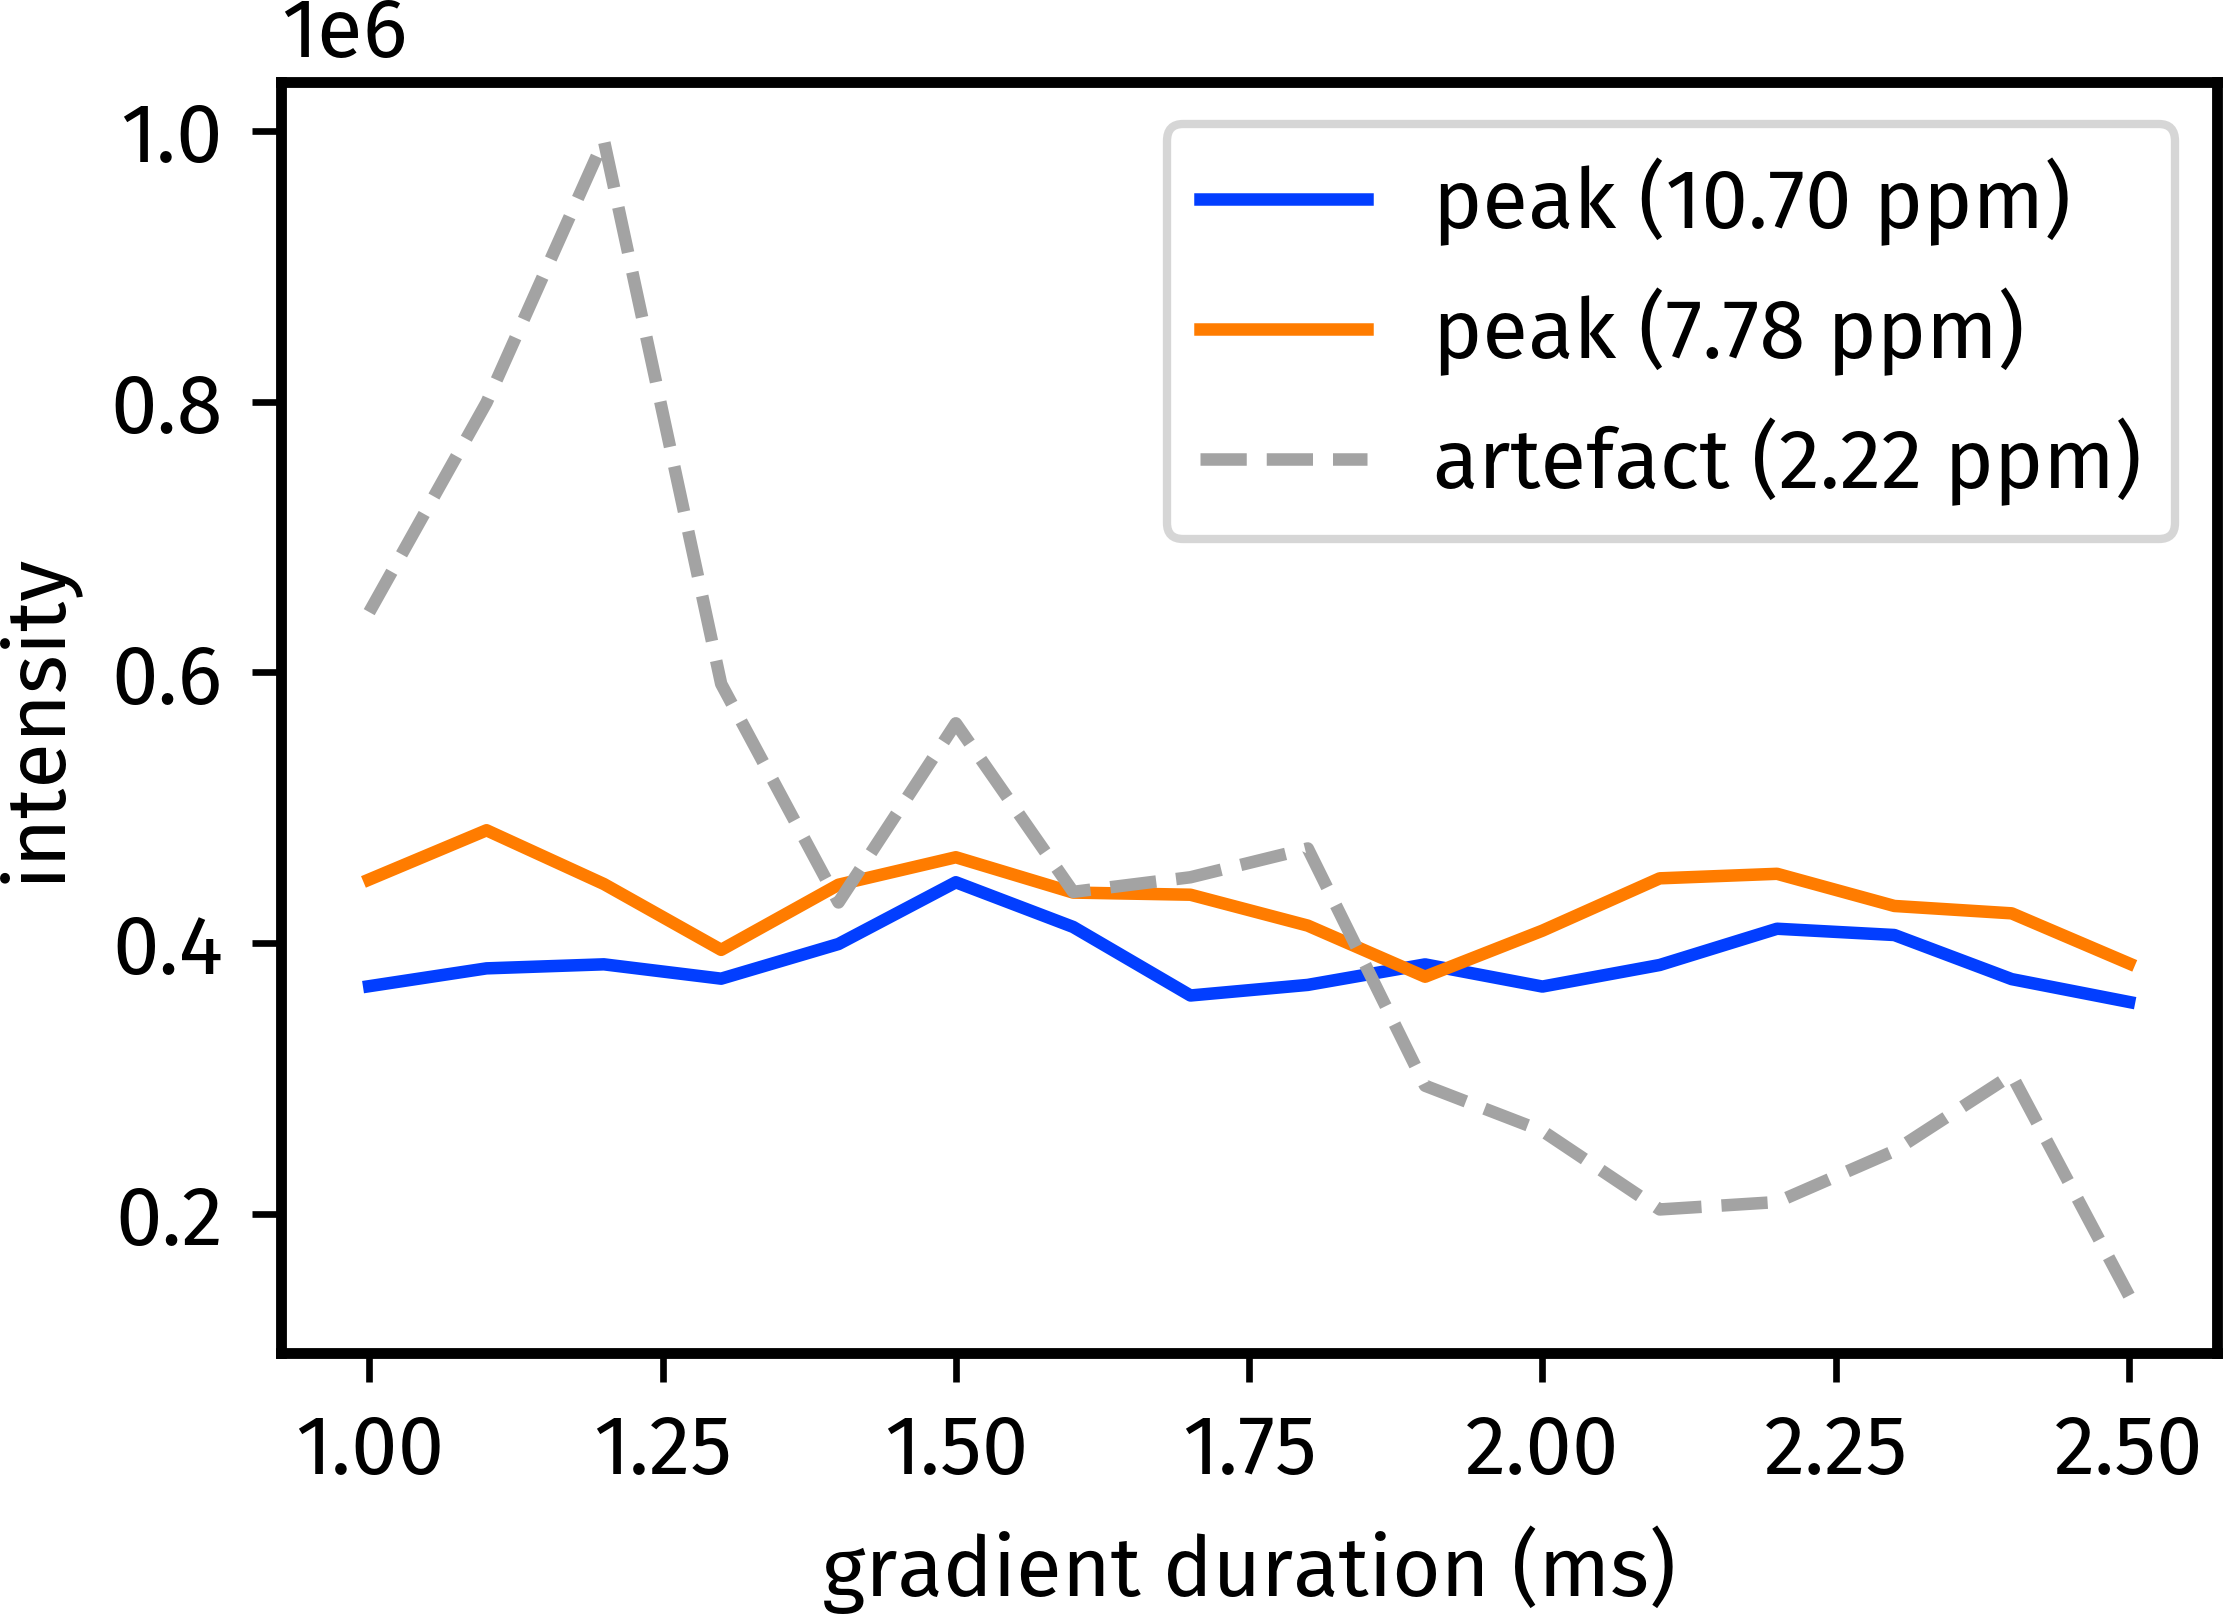

Reproduce this figure in Python.
import penguins as pg
import aptenodytes as apt

apt.thesis()
p = apt.nmrd() / '200926-7z-n15-cnst16-scan'

dss = [pg.read(p, e * 1000 + 1) for e in range(1, 17)]
projs = [ds.f2projp() for ds in dss]
cnst16s = [ds['cnst16'] for ds in dss]

peaks = [10.70, 7.78, 2.22]
margin = 0.4
peak1_ints = [proj.integrate(peaks[0], margin=margin) for proj in projs]
peak2_ints = [proj.integrate(peaks[1], margin=margin) for proj in projs]
artef_ints = [proj.integrate(peaks[2], margin=margin) for proj in projs]

fig, ax = pg.subplots(figsize=(4, 3))
ax.plot(cnst16s, peak1_ints, label='peak (10.70 ppm)')
ax.plot(cnst16s, peak2_ints, label='peak (7.78 ppm)')
ax.plot(cnst16s, artef_ints, linestyle='--', color=apt.PAL[7], label='artefact (2.22 ppm)')
ax.legend()
ax.set_xlabel('gradient duration (ms)')
ax.set_ylabel('intensity')
pg.style_axes(ax, 'plot')

# apt.show()
apt.save(__file__)
